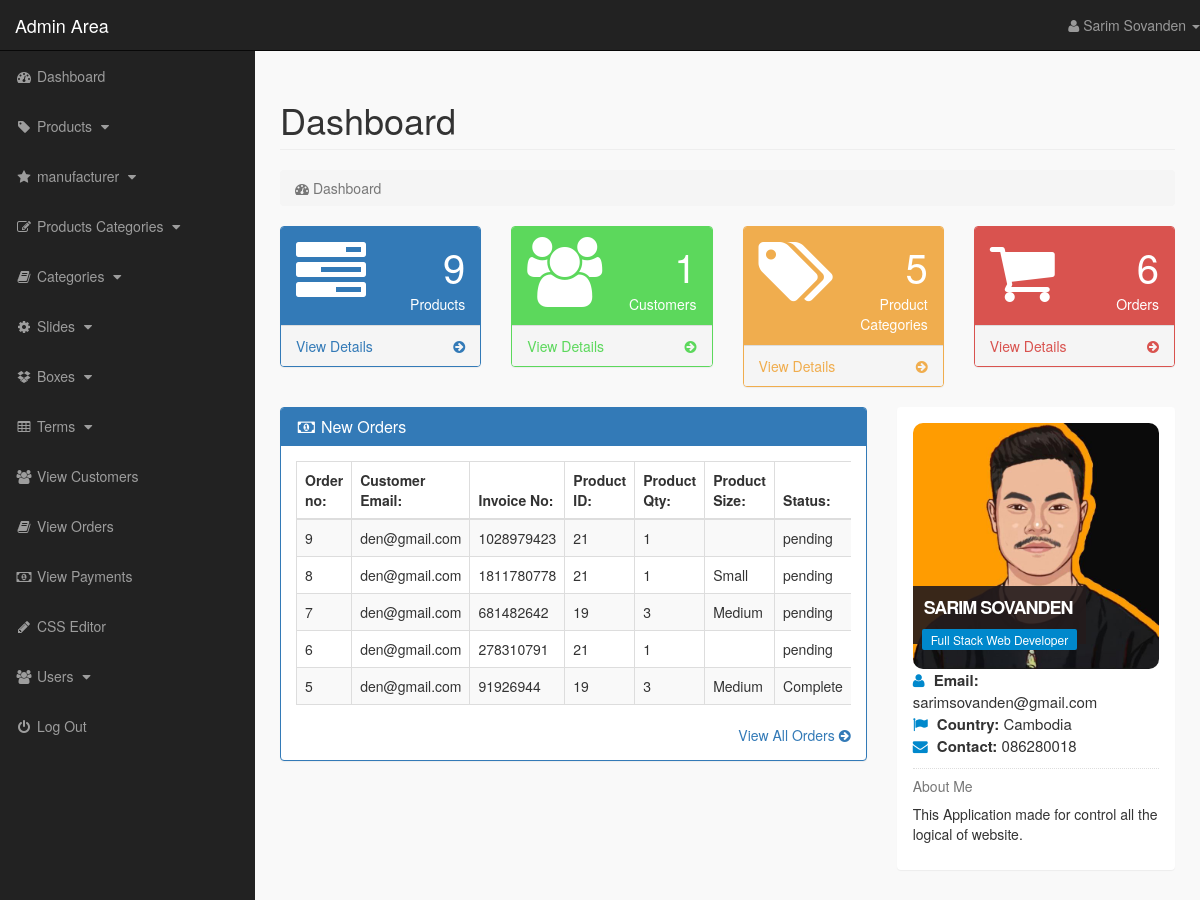
Page /admin_area/index.php?dashboard (signed in) on the committed database.
### tables this page shows
CREATE TABLE `pending_orders` (
  `order_id` int(10) NOT NULL,
  `customer_id` int(10) NOT NULL,
  `invoice_no` int(10) NOT NULL,
  `product_id` int(100) NOT NULL,
  `qty` int(10) NOT NULL,
  `size` text NOT NULL,
  `order_status` text NOT NULL
);

CREATE TABLE `customers` (
  `customer_id` int(10) NOT NULL,
  `customer_name` varchar(255) NOT NULL,
  `customer_email` varchar(255) NOT NULL,
  `customer_pass` varchar(255) NOT NULL,
  `customer_country` text NOT NULL,
  `customer_city` text NOT NULL,
  `customer_contact` varchar(255) NOT NULL,
  `customer_address` text NOT NULL,
  `customer_image` text NOT NULL,
  `customer_ip` text NOT NULL
);

### admin_area/dashboard.php (the view, shortened to what this page needs)
<?php
    if(!isset($_SESSION['admin_email'])){
        echo "<script>window.open('login.php','_self')</script>";
    }else{
?>
<div class="row">
    <div class="col-lg-12">
        <h1 class="page-header"> Dashboard </h1>
        <ol class="breadcrumb">
            <li class="active">
                <i class="fa fa-dashboard"></i> Dashboard
            </li>
        </ol>
    </div>
</div>
<div class="row">
    <div class="col-lg-3 col-md-6">
        <div class="panel panel-primary">
            <div class="panel-heading">
                <div class="row">
                    <div class="col-xs-3">
                        <i class="fa fa-tasks fa-5x"></i>
                    </div>
                    <div class="col-xs-9 text-right">
                        <div class="huge"> <?php echo $count_products; ?> </div>
                        <div> Products </div>
                    </div>
                </div>
            </div>
            <a href="index.php?view_products">
                <div class="panel-footer">
                    <span class="pull-left">
                        View Details
                    </span>
                    <span class="pull-right">
                        <i class="fa fa-arrow-circle-right"></i>
                    </span>
                    <div class="clearfix"></div>
                </div>
            </a>
        </div>
    </div>
    <div class="col-lg-3 col-md-6">
        <div class="panel panel-green">
            <div class="panel-heading">
                <div class="row">
                    <div class="col-xs-3">
                        <i class="fa fa-users fa-5x"></i>
                    </div>
                    <div class="col-xs-9 text-right">
                        <div class="huge"> <?php echo $count_customers; ?> </div>
                        <div> Customers </div>
                    </div>
                </div>
            </div>
            <a href="index.php?view_customers">
                <div class="panel-footer">
                    <span class="pull-left">
                        View Details
                    </span>
                    <span class="pull-right">
                        <i class="fa fa-arrow-circle-right"></i>
                    </span>
                    <div class="clearfix"></div>
                </div>
            </a>
        </div>
    </div>
    <div class="col-lg-3 col-md-6">
        <div class="panel panel-orange">
            <div class="panel-heading">
                <div class="row">
                    <div class="col-xs-3">
                        <i class="fa fa-tags fa-5x"></i>
                    </div>
                    <div class="col-xs-9 text-right">
                        <div class="huge"> <?php echo $count_p_categories; ?> </div>
                        <div> Product Categories </div>
                    </div>
                </div>
            </div>
            <a href="index.php?view_p_cats">
                <div class="panel-footer">
                    <span class="pull-left">
                        View Details
                    </span>
                    <span class="pull-right">
                        <i class="fa fa-arrow-circle-right"></i>
                    </span>
                    <div class="clearfix"></div>
                </div>
            </a>
        </div>
    </div>
    <div class="col-lg-3 col-md-6">
        <div class="panel panel-red">
            <div class="panel-heading">
                <div class="row">
                    <div class="col-xs-3">
                        <i class="fa fa-shopping-cart fa-5x"></i>
                    </div>
                    <div class="col-xs-9 text-right">
                        <div class="huge"> <?php echo $count_pending_orders; ?> </div>
                        <div> Orders </div>
                    </div>
                </div>
            </div>
            <a href="index.php?view_orders">
                <div class="panel-footer">
                    <span class="pull-left">
                        View Details
                    </span>
                    <span class="pull-right">
                        <i class="fa fa-arrow-circle-right"></i>
                    </span>
                    <div class="clearfix"></div>
                </div>
            </a>
        </div>
    </div>
</div>
<div class="row">
    <div class="col-lg-8">
        <div class="panel panel-primary">
            <div class="panel-heading">
                <h3 class="panel-title">
                    <i class="fa fa-money fa-fw"></i> New Orders
                </h3>
            </div>
            <div class="panel-body">
                <div class="table-responsive">
                    <table class="table table-hover table-striped table-bordered">
                        <thead>
                            <tr>
                                <th> Order no: </th>
                                <th> Customer Email: </th>
                                <th> Invoice No: </th>
                                <th> Product ID: </th>
                                <th> Product Qty: </th>
                                <th> Product Size: </th>
                                <th> Status: </th>
                            </tr>
                        </thead>
                        <tbody>
                            <?php
                                $get_order = "select * from pending_orders order by 1 DESC LIMIT 0,5";
                                $run_order = mysqli_query($con,$get_order);
                                while($row_order=mysqli_fetch_array($run_order)){
                                    $order_id = $row_order['order_id'];
                                    $c_id = $row_order['customer_id'];
                                    $invoice_no = $row_order['invoice_no'];
                                    $product_id = $row_order['product_id'];
                                    $qty = $row_order['qty'];
                                    $size = $row_order['size'];
                                    $order_status = $row_order['order_status'];
                            ?>
                            <tr>
                                <td> <?php echo $order_id; ?> </td>
                                <td>
                                    <?php
                                        $get_customer = "select * from customers where customer_id='$c_id'";
                                        $run_customer = mysqli_query($con,$get_customer);
                                        $row_customer = mysqli_fetch_array($run_customer);
                                        $customer_email = $row_customer['customer_email'];
                                        echo $customer_email;
                                    ?>
                                </td>
                                <td> <?php echo $invoice_no; ?> </td>
                                <td> <?php echo $product_id; ?> </td>
                                <td> <?php echo $qty; ?> </td>
                                <td> <?php echo $size; ?> </td>
                                <td>
                                    <?php
                                        if($order_status=='pending'){
                                            echo $order_status='pending';
                                        }else{
                                            echo $order_status='Complete';
                                        }
                                    ?>
                                </td>
                            </tr>
                            <?php } ?>
                        </tbody>
                    </table>
                </div>
                <div class="text-right">
                    <a href="index.php?view_orders">
                        View All Orders <i class="fa fa-arrow-circle-right"></i>
                    </a>
                </div>
            </div>
        </div>
    </div>
    <div class="col-md-4">
        <div class="panel">
            <div class="panel-body">
                <div class="mb-md thumb-info">
                    <img src="admin_images/<?php echo $admin_image; ?>" alt="<?php echo $admin_image; ?>"
                        class="rounded img-responsive">
                    <div class="thumb-info-title">
                        <span class="thumb-info-inner"> <?php echo $admin_name; ?> </span>
                        <span class="thumb-info-type"> <?php echo $admin_job; ?> </span>
                    </div>
                </div>
                <div class="mb-md">
                    <div class="widget-content-expanded">
                        <i class="fa fa-user"></i> <span> Email: </span> <?php echo $admin_email; ?> <br />
                        <i class="fa fa-flag"></i> <span> Country: </span> <?php echo $admin_country; ?> <br />
                        <i class="fa fa-envelope"></i> <span> Contact: </span> <?php echo $admin_contact; ?> <br />
                    </div>
                    <hr class="dotted short">
                    <h5 class="text-muted"> About Me </h5>
                    <p>
                        <?php echo $admin_about; ?>
                    </p>
                </div>
            </div>
        </div>
    </div>
</div>
<?php } ?>

### admin_area/includes/sidebar.php (shortened to what this page needs)
<?php
    if(!isset($_SESSION['admin_email'])){
        echo "<script>window.open('login.php','_self')</script>";
    }else{
?>
<nav class="navbar navbar-inverse navbar-fixed-top">
    <div class="navbar-header">
        <a href="index.php?dashboard" class="navbar-brand">Admin Area</a>
    </div>
    <ul class="nav navbar-right top-nav">
        <li class="dropdown">
            <a href="#" class="dropdown-toggle" data-toggle="dropdown">
                <i class="fa fa-user"></i> <?php echo $admin_name;  ?> <b class="caret"></b>
            </a>
        </li>
    </ul>
    <div class="collapse navbar-collapse navbar-ex1-collapse">
        <ul class="nav navbar-nav side-nav">
            <li>
                <a href="index.php?dashboard">
                    <i class="fa fa-fw fa-dashboard"></i> Dashboard
                </a>
            </li>
            <li>
                <a href="#" data-toggle="collapse" data-target="#products">
                    <i class="fa fa-fw fa-tag"></i> Products
                    <i class="fa fa-fw fa-caret-down"></i>
                </a>
            </li>
            <li>
                <a href="#" data-toggle="collapse" data-target="#manufacturer">
                    <i class="fa fa-fw fa-star"></i> manufacturer
                    <i class="fa fa-fw fa-caret-down"></i>
                </a>
            </li>
            <li>
                <a href="#" data-toggle="collapse" data-target="#p_cat">
                    <i class="fa fa-fw fa-edit"></i> Products Categories
                    <i class="fa fa-fw fa-caret-down"></i>
                </a>
            </li>
            <li>
                <a href="#" data-toggle="collapse" data-target="#cat">
                    <i class="fa fa-fw fa-book"></i> Categories
                    <i class="fa fa-fw fa-caret-down"></i>
                </a>
            </li>
            <li>
                <a href="#" data-toggle="collapse" data-target="#slides">
                    <i class="fa fa-fw fa-gear"></i> Slides
                    <i class="fa fa-fw fa-caret-down"></i>
                </a>
            </li>
            <li>
                <a href="#" data-toggle="collapse" data-target="#boxes">
                    <i class="fa fa-fw fa-dropbox"></i> Boxes
                    <i class="fa fa-fw fa-caret-down"></i>
                </a>
            </li>
            <li>
                <a href="#" data-toggle="collapse" data-target="#terms">
                    <i class="fa fa-fw fa-table"></i> Terms
                    <i class="fa fa-fw fa-caret-down"></i>
                </a>
            </li>
            <li>
                <a href="index.php?view_customers">
                    <i class="fa fa-fw fa-users"></i> View Customers
                </a>
            </li>
            <li>
                <a href="index.php?view_orders">
                    <i class="fa fa-fw fa-book"></i> View Orders
                </a>
            </li>
            <li>
                <a href="index.php?view_payments">
                    <i class="fa fa-fw fa-money"></i> View Payments
                </a>
            </li>
            <li>
                <a href="index.php?edit_css">
                    <i class="fa fa-fw fa-pencil"></i> CSS Editor
                </a>
            </li>
            <li>
                <a href="#" data-toggle="collapse" data-target="#users">
                    <i class="fa fa-fw fa-users"></i> Users
                    <i class="fa fa-fw fa-caret-down"></i>
                </a>
            </li>
            <li>
                <a href="logout.php">
                    <i class="fa fa-fw fa-power-off"></i> Log Out
                </a>
            </li>
        </ul>
    </div>
</nav>
<?php } ?>

### admin_area/css/style.css (style rules this page uses)
body { margin-top: 100px; }
@media (min-width: 768px) { body { margin-top: 50px; } }
.top-nav > li > a { color: #999999; line-height: 20px; padding-top: 15px; padding-bottom: 15px; }
@media (min-width: 768px) { .side-nav { position: fixed; top: 51px; bottom: 0; width: 255px; overflow-y: auto; overflow-x: hidden; background-color: #222222; padding-bottom: 40px; border-radius: 0; } }
@media (min-width: 768px) { .side-nav > li > a { width: 255px; } }
.huge { font-size: 40px; line-height: normal; }
.panel-green { border-color: #5cd85c; }
.panel-green > .panel-heading { color: #ffffff; background-color: #5cd85c; }
.panel-green > a { color: #5cd85c; }
.panel-orange { border-color: #f0ad4e; }
.panel-orange > .panel-heading { color: #ffffff; background-color: #f0ad4e; }
.panel-orange > a { color: #f0ad4e; }
.panel-red { border-color: #d9534f; }
.panel-red > .panel-heading { color: #ffffff; background-color: #d9534f; }
.panel-red > a { color: #d9534f; }
.panel-body { border-radius: 5px; }
.thumb-info { position: relative; }
.rounded { border-radius: 10px; }
hr { border: 0; height: 1px; margin: 10px 0 10px 0; }
hr.dotted { border-bottom: 1px #dddddd dotted; height: 0px; margin: 10px 0 10px 0; }
.thumb-info .thumb-info-title { background: rgba(36, 27, 28, 0.9); bottom: 10%; color: #ffffff; font-size: 18px; font-weight: 600; left: 0; letter-spacing: -1px; padding: 9px 11px 9px; position: absolute; text-transform: uppercase; z-index: 1; }
.thumb-info .thumb-info-inner { display: block; }
.thumb-info .thumb-info-type { background: #0088cc; display: inline-block; border-radius: 2px; float: left; font-size: 12px; font-weight: 400; letter-spacing: 0; margin: 8px -2px -15px -2px; padding: 2px 9px; text-transform: none; }
.widget-content-expanded { font-size: 15px; }
.widget-content-expanded span { font-weight: 600; }
.widget-content-expanded i { color: #0088cc; margin-right: 5px; }

### rows in the picture
pending_orders: order_id "9", customer.customer_email "den@gmail.com", invoice_no "1028979423", product "21", qty "1"
pending_orders: order_id "8", customer.customer_email "den@gmail.com", invoice_no "1811780778", product "21", qty "1", size "Small"
pending_orders: order_id "7", customer.customer_email "den@gmail.com", invoice_no "681482642", product "19", qty "3", size "Medium"
pending_orders: order_id "6", customer.customer_email "den@gmail.com", invoice_no "278310791", product "21", qty "1"
pending_orders: order_id "5", customer.customer_email "den@gmail.com", invoice_no "91926944", product "19", qty "3", size "Medium"

### other values in the picture
$admin_name "Sarim Sovanden"
$count_products "9"
$count_customers "1"
$count_p_categories "5"
$count_pending_orders "6"
$admin_name "SARIM SOVANDEN"
$admin_job "Full Stack Web Developer"
$admin_email "sarimsovanden@gmail.com"
$admin_country "Cambodia"
$admin_contact "086280018"
$admin_about "This Application made for control all the logical of website."
